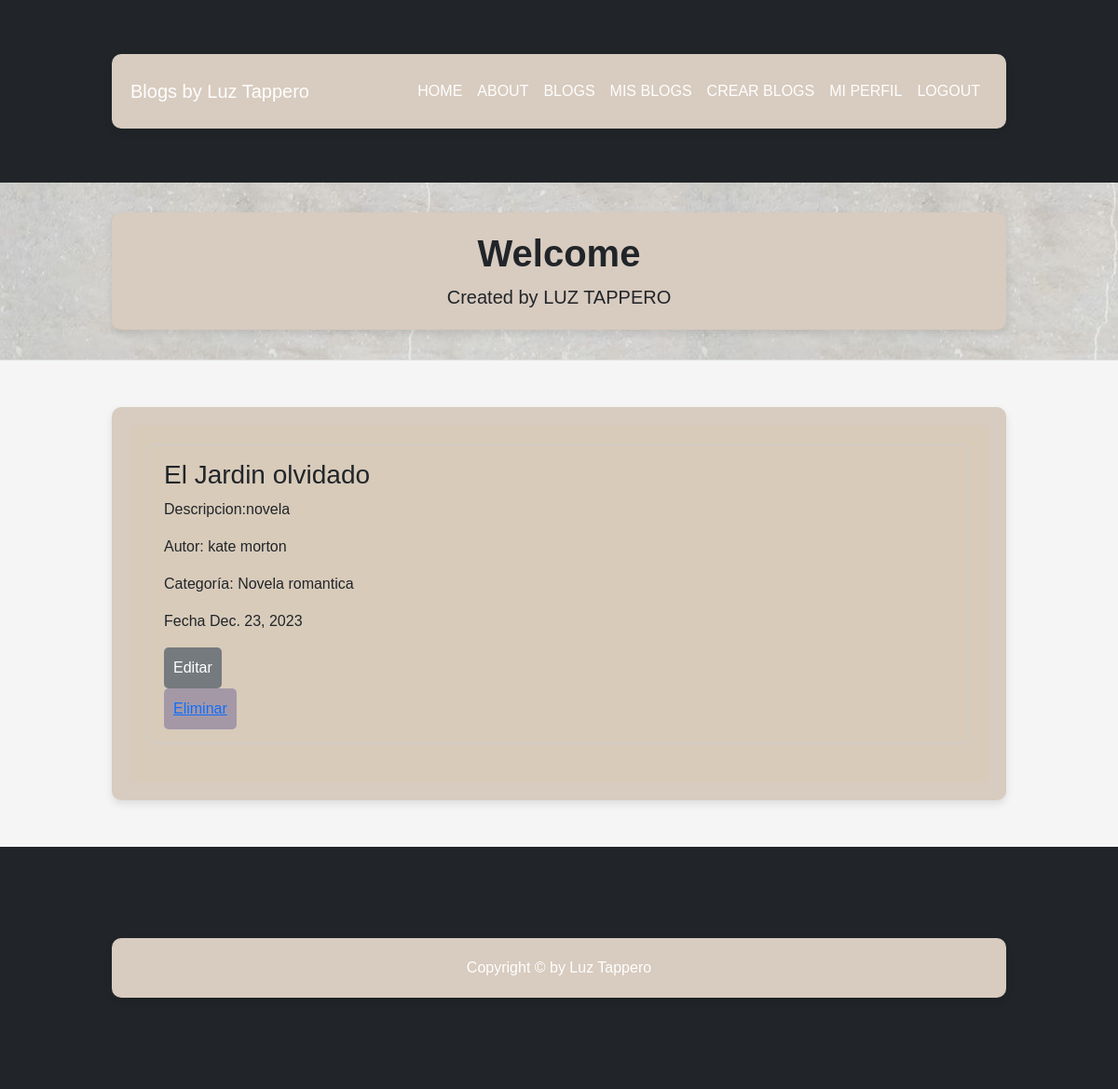
Page /mis_blog_list/1/ (signed in) on the earlier database version.
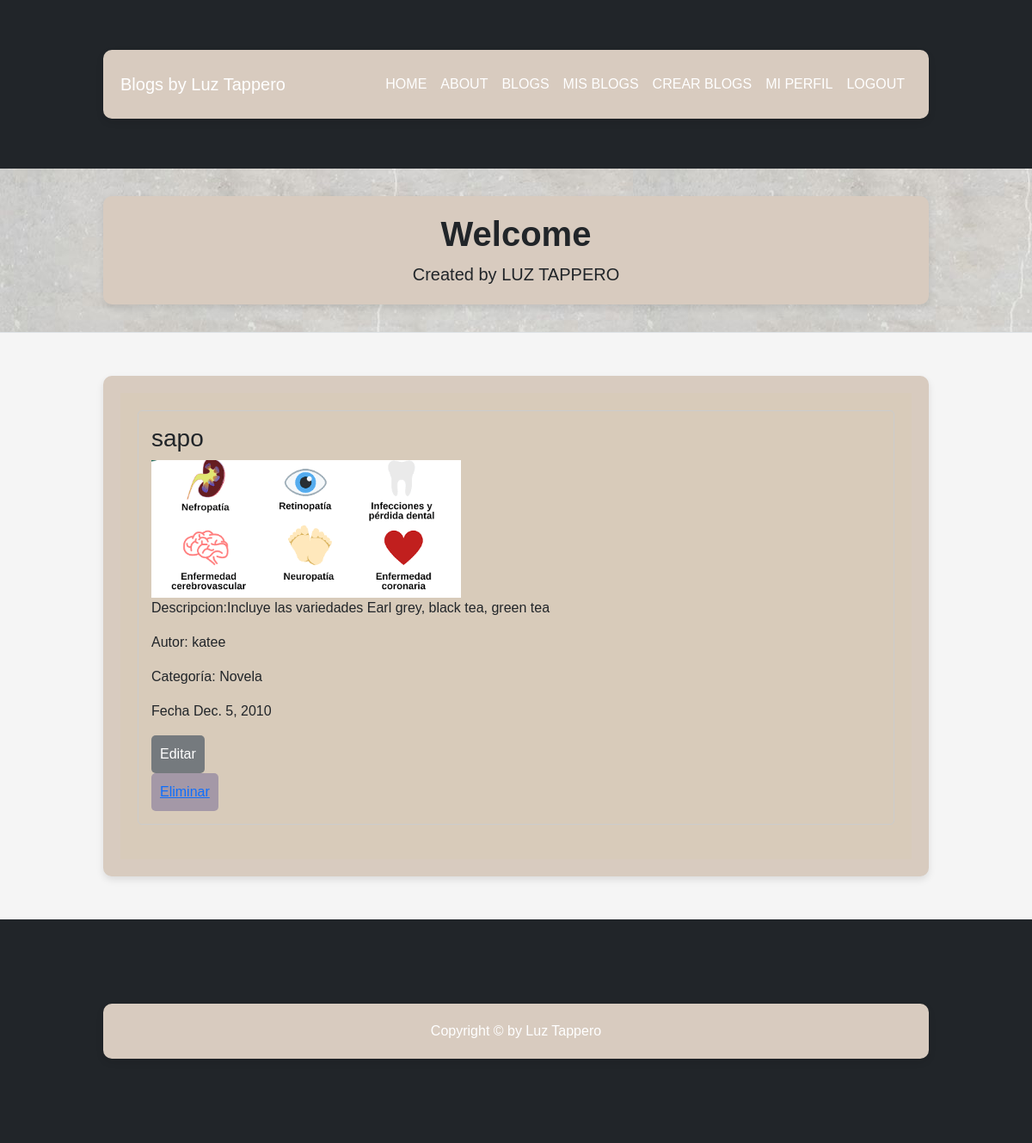
Same page on the later database version.
### Blog/models.py (models this page shows, shortened)
class Blog(models.Model):
    titulo= models.CharField(max_length=255)
    descripcion= models.CharField(max_length=5000)
    imagen= models.FileField(upload_to= 'media/blogs', null=True, blank=True)
    Fecha= models.DateField(default=date.today)
    autor=models.CharField(max_length=255)
    categoria= models.CharField(max_length=255)
    usuario= models.ForeignKey(User, on_delete= models.CASCADE)

### Blog/views.py (the view)
# urls.py: path('mis_blog_list/<id>/', views.MisBlogList, name= 'mis_blog_list'),
@login_required
def MisBlogList(request, id=None):
    if id:
        user = User.objects.get(id=id)
        mis_blogs = Blog.objects.filter(usuario= user).all()
        context= {'blogs': mis_blogs}
        return render (request, 'Blog/mis_blog_list.html', context)
    else:
        return HttpResponse("ID no proporcionado en la URL.")

### Blog/templates/Blog/mis_blog_list.html (shortened to what this page needs)
{% extends 'Blog/blog.html' %}
{% block contenidoQueCambia %}
    <div class="blog-container">
        {% if blogs %}
            <ul class="blog-list">
                {% for blog in blogs %}
                    <li class="blog-item">
                        <div>
                            <h3>{{ blog.titulo }}</h3>
                            {% if blog.imagen %}
                                <img src="{{ blog.imagen.url }}" alt="{{ blog.titulo }}" style="max-width: 100%; height: auto;">
                            {% endif %}
                            <p>Descripcion:{{ blog.descripcion }}</p>
                            <p>Autor: {{ blog.autor }}</p>
                            <p>Categoría: {{ blog.categoria }}</p>
                            <p>Fecha {{ blog.Fecha }}</p>
                            <div class="buttons-container">
                                <form action="{% url 'blog_update' blog.pk %}" method="POST">
                                    <button type="submit" class="edit-button">Editar</button>
                                </form>
                                <button class="delete-button">
                                    <a href="{% url 'blog_delete' blog.pk%}">Eliminar</a>
                                </button>
                            </div>
                        </div>
                    </li>
                {% endfor %}
            </ul>
        {% else %}
        <h1>No existen blogs en la BBDD</h1>
        {% endif %}
    </div>
{% endblock %}

Differences in the rows shown:
removed Blog: titulo "El Jardin olvidado", descripcion "novela", autor "kate morton", categoria "Novela romantica", Fecha "Dec. 23, 2023"
added Blog: titulo "sapo", imagen (picture), descripcion "Incluye las variedades Earl grey, black tea, green tea", autor "katee", categoria "Novela", Fecha "Dec. 5, 2010"
